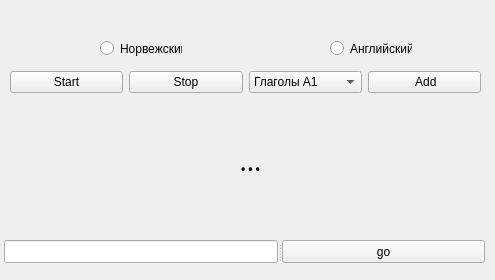
<?xml version="1.0" encoding="UTF-8"?>
<ui version="4.0">
 <class>Form</class>
 <widget class="QWidget" name="Form">
  <property name="geometry">
   <rect>
    <x>0</x>
    <y>0</y>
    <width>495</width>
    <height>280</height>
   </rect>
  </property>
  <property name="windowTitle">
   <string>Form</string>
  </property>
  <widget class="QLabel" name="label">
   <property name="geometry">
    <rect>
     <x>10</x>
     <y>110</y>
     <width>481</width>
     <height>101</height>
    </rect>
   </property>
   <property name="font">
    <font>
     <family>Rockwell</family>
     <pointsize>20</pointsize>
    </font>
   </property>
   <property name="text">
    <string>&lt;html&gt;&lt;head/&gt;&lt;body&gt;&lt;p align=&quot;center&quot;&gt;...&lt;/p&gt;&lt;/body&gt;&lt;/html&gt;</string>
   </property>
  </widget>
  <widget class="QWidget" name="layoutWidget">
   <property name="geometry">
    <rect>
     <x>10</x>
     <y>70</y>
     <width>471</width>
     <height>25</height>
    </rect>
   </property>
   <layout class="QHBoxLayout" name="horizontalLayout_2">
    <item>
     <widget class="QPushButton" name="pushButton_2">
      <property name="text">
       <string>Start</string>
      </property>
      <property name="autoDefault">
       <bool>false</bool>
      </property>
     </widget>
    </item>
    <item>
     <widget class="QPushButton" name="pushButton_3">
      <property name="text">
       <string>Stop</string>
      </property>
     </widget>
    </item>
    <item>
     <widget class="QComboBox" name="comboBox">
      <item>
       <property name="text">
        <string>Глаголы А1</string>
       </property>
      </item>
      <item>
       <property name="text">
        <string>Погода</string>
       </property>
      </item>
      <item>
       <property name="text">
        <string>Веши в доме</string>
       </property>
      </item>
     </widget>
    </item>
    <item>
     <widget class="QPushButton" name="pushButton">
      <property name="text">
       <string> Add</string>
      </property>
     </widget>
    </item>
   </layout>
  </widget>
  <widget class="QRadioButton" name="radioButton">
   <property name="geometry">
    <rect>
     <x>100</x>
     <y>40</y>
     <width>82</width>
     <height>17</height>
    </rect>
   </property>
   <property name="text">
    <string>Норвежский </string>
   </property>
  </widget>
  <widget class="QRadioButton" name="radioButton_2">
   <property name="geometry">
    <rect>
     <x>330</x>
     <y>40</y>
     <width>82</width>
     <height>17</height>
    </rect>
   </property>
   <property name="text">
    <string>Английский</string>
   </property>
  </widget>
  <widget class="QSplitter" name="splitter">
   <property name="geometry">
    <rect>
     <x>4</x>
     <y>240</y>
     <width>481</width>
     <height>23</height>
    </rect>
   </property>
   <property name="orientation">
    <enum>Qt::Horizontal</enum>
   </property>
   <widget class="QLineEdit" name="lineEdit"/>
   <widget class="QPushButton" name="pushButton_4">
    <property name="text">
     <string>go</string>
    </property>
   </widget>
  </widget>
 </widget>
 <resources/>
 <connections/>
</ui>
